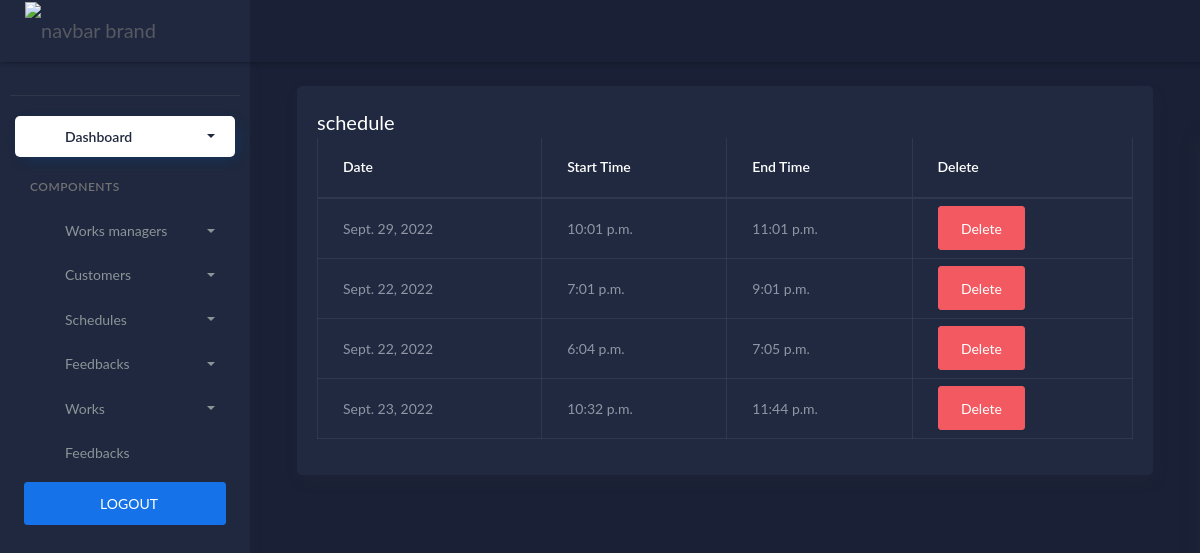
The app's page /schedule (signed in), older data.
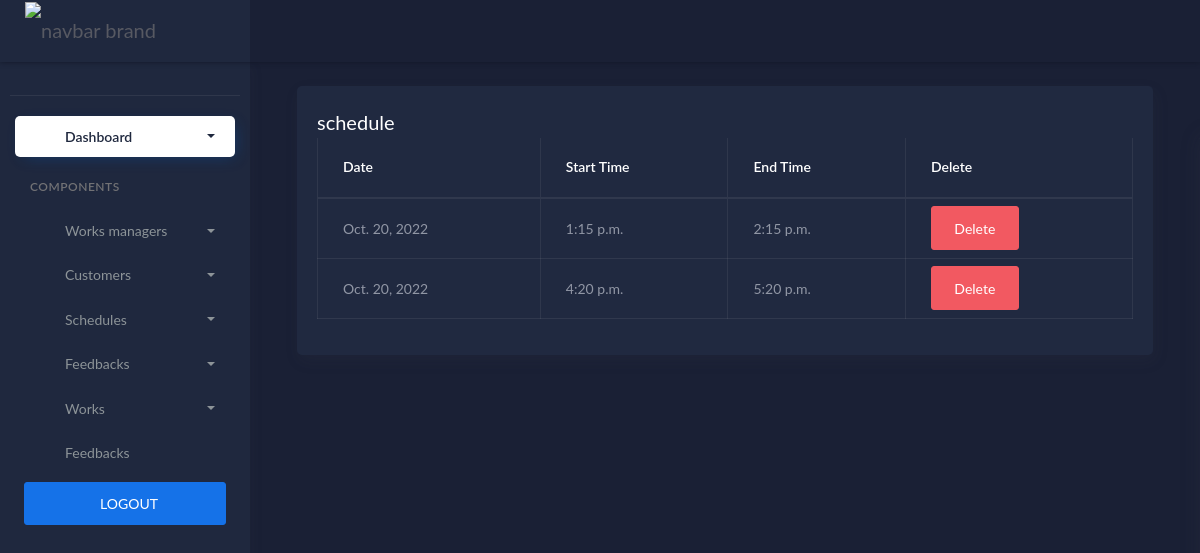
The same page, newer data.
### workshopapp/models.py (models this page shows)
class Schedule(models.Model):
    date = models.DateField()
    start_time = models.TimeField()
    end_time = models.TimeField()

### workshopapp/views.py (the view)
# urls.py: path('schedule',views.Schedule_View_by_Admin, name='schedule'),
@login_required(login_url='loginpage')
def Schedule_View_by_Admin(request):
    data = Schedule.objects.all()
    return render(request, 'admin/schedule.html', {'data': data})

### templates/admin/schedule.html (shortened to what this page needs)
{% extends 'admin/dashboard.html' %}
{% block content %}
<div class="col-lg-12 stretch-card">
                <div class="card">
                  <div class="card-body">
                    <h4 class="card-title">schedule</h4>
                    <div class="table-responsive">
                      <table class="table table-bordered ">
                        <thead>
                          <tr>
                            <th class="card-title">Date</th>
                            <th class="card-title">Start Time</th>
                            <th class="card-title">End Time</th>
                            <th class="card-title">Delete</th>
                          </tr>
                        </thead>
                        <tbody>
                        {% for i in data %}
                          <tr class="table-default">
                            <td>{{ i.date }}  </td>
                            <td>{{ i.start_time }}  </td>
                            <td>{{ i.end_time }}  </td>
                            <td>
                            <form action="{% url 'scheduledelete' i.id %}" method="POST" class="d-inline-block">
                                <input type="submit" class="btn btn-danger" value="Delete"/>
                            </form>
                            </td>
                          </tr>
                        {% endfor %}
                        </tbody>
                      </table>
                    </div>
                  </div>
                </div>
              </div>
            </div>
          </div>
{% endblock %}

Row changes from the older to the newer data that the page shows:
removed Schedule: date "Sept. 22, 2022", start_time "6:04 p.m.", end_time "7:05 p.m."
removed Schedule: date "Sept. 23, 2022", start_time "10:32 p.m.", end_time "11:44 p.m."
changed Schedule (number 1 of 2 on the later page): date "Sept. 29, 2022" → "Oct. 20, 2022"; start_time "10:01 p.m." → "1:15 p.m."; end_time "11:01 p.m." → "2:15 p.m."
changed Schedule (number 2 of 2 on the later page): date "Sept. 22, 2022" → "Oct. 20, 2022"; start_time "7:01 p.m." → "4:20 p.m."; end_time "9:01 p.m." → "5:20 p.m."
